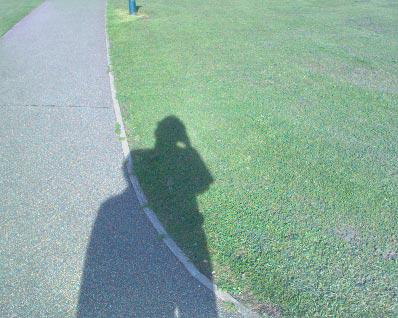
#> input picture shadow.jpg, 398 x 318 px
$ python shadow_detect.py   (older library calls are emulated)
#> lines starting #> are read from the running program, lines starting #| are printed output that depends on the picture; after the words box and inside, x2 and y2 are one past the last pixel; in counts of white or black regions, pixels touching at a corner belong together
import numpy as np
import cv2
import math

img = cv2.imread('shadow.jpg')
#> img is the input picture: shape (318, 398, 3); mean B, G, R 158.1, 171.2, 140.8
gray = cv2.imread('shadow.jpg', 0)
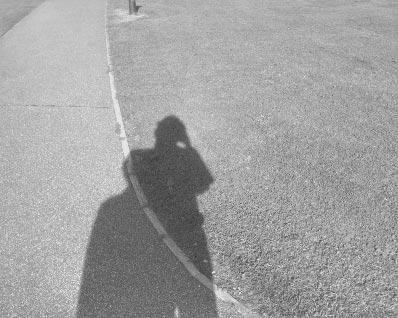
#> gray: shape (318, 398); min 42, max 250, mean 160.6
blur = cv2.bilateralFilter(img,9,75,75)

#############################    HSI CONVERSION    ###########################

blur = np.divide(blur, 255.0)

hsi = np.zeros((blur.shape[0],blur.shape[1],blur.shape[2]),dtype=np.float)
ratio_map = np.zeros((blur.shape[0],blur.shape[1]),dtype=np.uint8)

for i in range(blur.shape[0]):
    for j in range(blur.shape[1]):
        hsi[i][j][2] = (blur[i][j][0]+blur[i][j][1]+blur[i][j][2])/3
        hsi[i][j][0] = math.acos(((blur[i][j][2]-blur[i][j][1])*(blur[i][j][2]-blur[i][j][0]))/(2*math.sqrt((blur[i][j][2]-blur[i][j][1])*(blur[i][j][2]-blur[i][j][1])+(blur[i][j][2]-blur[i][j][0])*(blur[i][j][1]-blur[i][j][0]))))
        hsi[i][j][1] = 1 - 3*min(blur[i][j][0],blur[i][j][1],blur[i][j][2])/hsi[i][j][2]
        ratio_map[i][j] = hsi[i][j][0]/(hsi[i][j][2]+0.01)
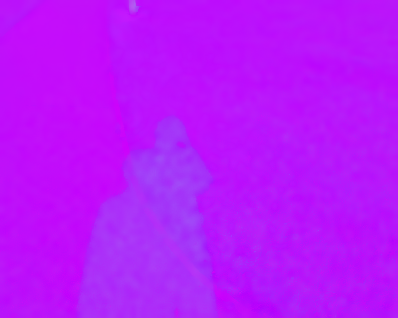
#> hsi: shape (318, 398, 3) float64; mean B, G, R 1.54, -1.66, 0.614; drawn with min black and max white
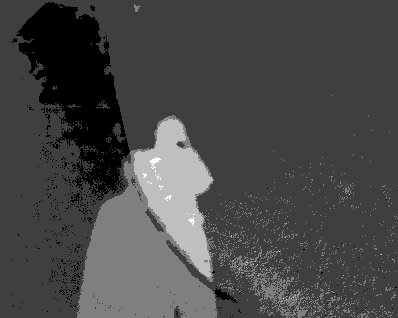
#> ratio_map: shape (318, 398); min 1, max 5, mean 2.13; drawn with min black and max white

###############################################################################

#########################    OTSU'S METHOD    #################################

hist = np.histogram(ratio_map.ravel(),256,[0,256])
ret,th = cv2.threshold(ratio_map,0,255,cv2.THRESH_BINARY+cv2.THRESH_OTSU)
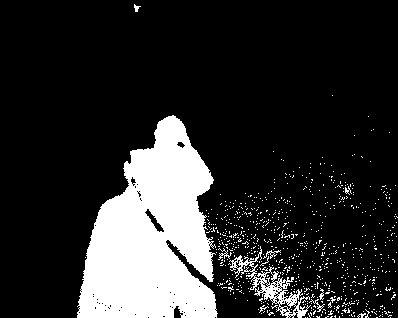
#> th: shape (318, 398); 17.2% white; 767 white regions (757 under 20 px), largest, box (x1, y1, x2, y2) and area: (77, 115, 218, 318) 18825, (229, 246, 311, 318) 1247, (218, 248, 232, 260) 52
#> ret = 2
median = cv2.medianBlur(th,15)
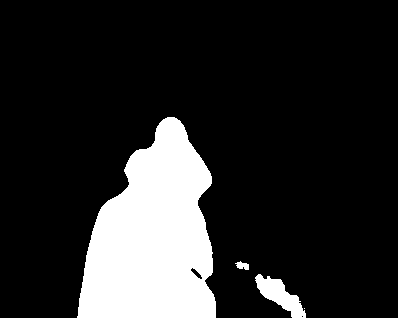
#> median: shape (318, 398); 16.1% white; 4 white regions (1 under 20 px), largest, box (x1, y1, x2, y2) and area: (77, 117, 216, 318) 19323, (255, 274, 306, 318) 977, (235, 261, 249, 270) 79
###############################################################################

cv2.imshow("original_image",img)
cv2.imshow("detected_shadow",median)

cv2.waitKey(0)
cv2.destroyAllWindows(0)
